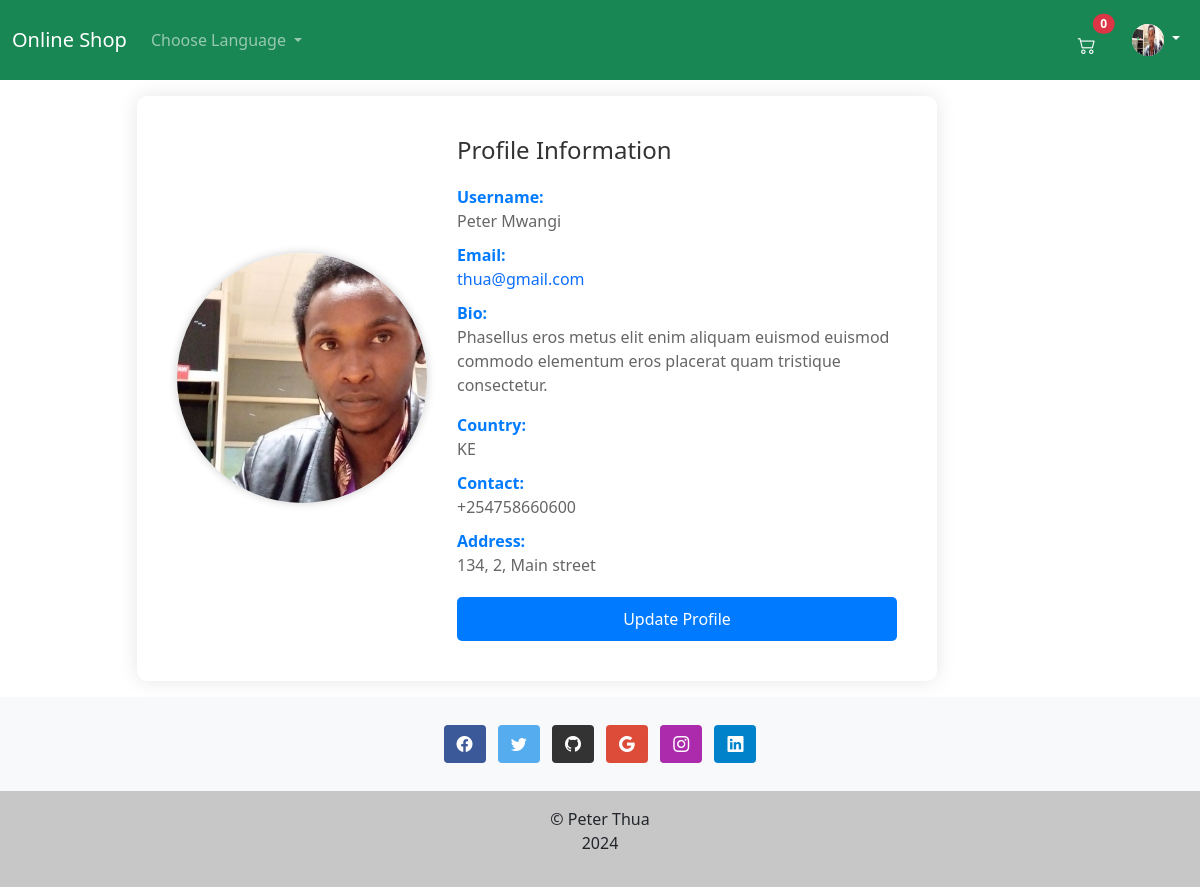
The app's page /en/accounts/user-profile/1/ (signed in), older data.
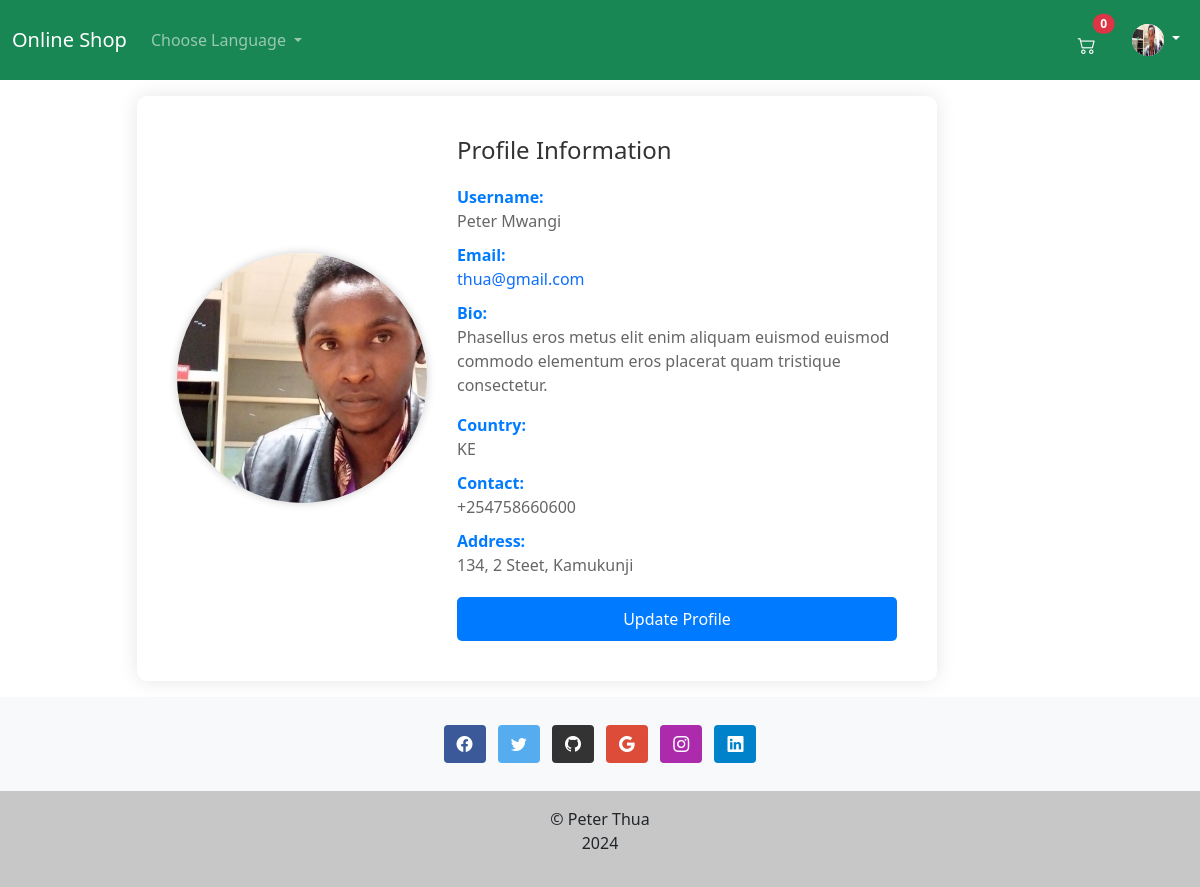
The same page, newer data.
### accounts/models.py (models this page shows, shortened)
class Account(AbstractUser):
    email = models.EmailField(_('Email'), unique=True)
    username = models.CharField(_('username'), max_length=150, unique=True)
    first_name = models.CharField(_('firstname'), max_length=150, blank=True)
    bio = models.TextField(_('Bio'), max_length=500, blank=True)
    image = models.ImageField(_('Image'), upload_to='profile/', default='default.jpg')
    country = CountryField(_('country'), blank_label=_('----------select country----------'))
    contact = PhoneNumberField(_('Contact'), blank=True)
    postal_address = models.CharField(max_length=50, blank=True, verbose_name=_('Postal Address'))
    address = models.CharField(_('address'), max_length=120, blank=True)
    city = models.CharField(_('City'), max_length=120, blank=True)
    is_active = models.BooleanField(default=False)
    is_staff = models.BooleanField(default=False)
    created = models.DateTimeField(auto_now_add=True)
    updated = models.DateTimeField(auto_now=True)
    objects = CustomUserManager()
    USERNAME_FIELD = 'email'
    """
        REQUIRED_FIELDS specify field names to be prompted when creating
        a user using the createsuperuser management command.
    """
    REQUIRED_FIELDS = ['username']
    class Meta:
        verbose_name = _('Accounts')
        verbose_name_plural = _('Accounts')

### accounts/views.py (the view)
# urls.py: path('user-profile/<str:pk>/', UserProfileView.as_view(), name='user-profile'),
class UserProfileView(LoginRequiredMixin, TemplateView):
    template_name = 'accounts/user-profile.html'
    def get_context_data(self, **kwargs):
        context = super(UserProfileView, self).get_context_data(**kwargs)
        context['user'] = get_user_model().objects.get(pk=self.kwargs.get('pk'))
        return context

### shop/cart.py (called while the page is built)
    def __len__(self):
        return sum(item['quantity'] for item in self.basket.values())

### shop/context_processor.py (called while the page is built)
def basket(request):
    return {
        'basket': Basket(request)
    }

### accounts/templates/accounts/user-profile.html (shortened to what this page needs)
{% extends 'base.html' %}
{% load i18n %}
{% block content %}
  <div class="row justify-content-center align-content-center">
    <div class="col-md-10">
      <div class="profile-container">
        <img src="{{ user.image.url }}" class="profile-pic" alt="Profile Picture">
        <div class="profile-info">
          <h3>{% trans "Profile Information" %}</h3>
          <ul class="info-list">
            <li>
              <span class="label">{% trans "Username:" %}</span><br>
              <span id="username">{{ user.get_full_name | default:user.username | title }}</span>
            </li>
            <li>
              <span class="label">{% trans "Email:" %}</span><br>
              <span id="email">
                <a href="mailto://{{ user.email }}" class="text-primary text-decoration-none">{{ user.email }}</a>
              </span>
            </li>
            <li>
              <span class="label">{% trans "Bio:" %}</span><br>
              <span id="bio">
                {{ user.bio | default:"{% trans 'No bio available' %}" | linebreaks }}
              </span>
            </li>
            <li>
              <span class="label">{% trans "Country:" %}</span><br>
              <span id="country">
                {{ user.country | default:"{% trans 'No country available' %}" }}
              </span>
            </li>
            <li>
              <span class="label">{% trans "Contact:" %}</span><br>
              <span id="contact">{{ user.contact|default:"{% trans 'Not Available' %}" }}</span>
            </li>
            <li>
              <span class="label">{% trans "Address:" %}</span><br>
              <span id="address">
                {{ user.address | default:"{% trans 'No address available' %}" }}
              </span>
            </li>
          </ul>
          <a href="{% url 'accounts:profile-update' user.id %}" class="btn btn-update">{% trans "Update Profile" %}</a>
        </div>
      </div>
    </div>
  </div>
{% endblock %}

### templates/navbar.html (shortened to what this page needs)
{% load i18n %}
<nav class="navbar navbar-expand-lg bg-success navbar-dark sticky-top" id="navigation">
    <div class="container-fluid">
        <a class="navbar-brand" href="{% url 'shop:index' %}">{% trans "Online Shop" %}</a>
        <div class="collapse navbar-collapse" id="navbarDropdown">
            <ul class="navbar-nav">
                <li class="nav-item dropdown">
                    <a class="nav-link dropdown-toggle" href="#" id="navbarDropdownLink" role="button"
                       data-bs-toggle="dropdown"
                       aria-expanded="false">
                        {% trans 'Choose Language' %}
                    </a>
                </li>
            </ul>
        </div>
        <ul class="navbar-nav d-flex flex-row me-1">
            <li class="nav-item me-3 me-lg-0">
                <a class="nav-link text-white position-relative m-3" style="height: 2rem;"
                   href="{% url 'shop:shopping_cart' %}">
                    <i class="bi bi-cart2" style="font-size: large;"></i>
                    <span class="position-absolute top-0 start-100 translate-middle badge rounded-pill bg-danger">
                           <span id="cart-total">{{ basket|length }}</span>
                    </span>
                </a>
            </li>
        </ul>
        <ul class="navbar-nav ms-auto mb-2 mb-lg-0">
            <li class="nav-item dropdown">
                <a class="nav-link dropdown-toggle text-white" href="#" id="navbarDropdown" role="button" data-bs-toggle="dropdown"
                   aria-expanded="false">
                    <img src="{{ request.user.image.url }}" alt="{% trans "Profile Picture" %}" class="rounded-circle bg-white" width="32"
                         height="32">
                </a>
            </li>
        </ul>
    </div>
</nav>

Row changes from the older to the newer data that the page shows:
changed Account "Peter Mwangi": address "134, 2, Main street" → "134, 2 Steet, Kamukunji"
